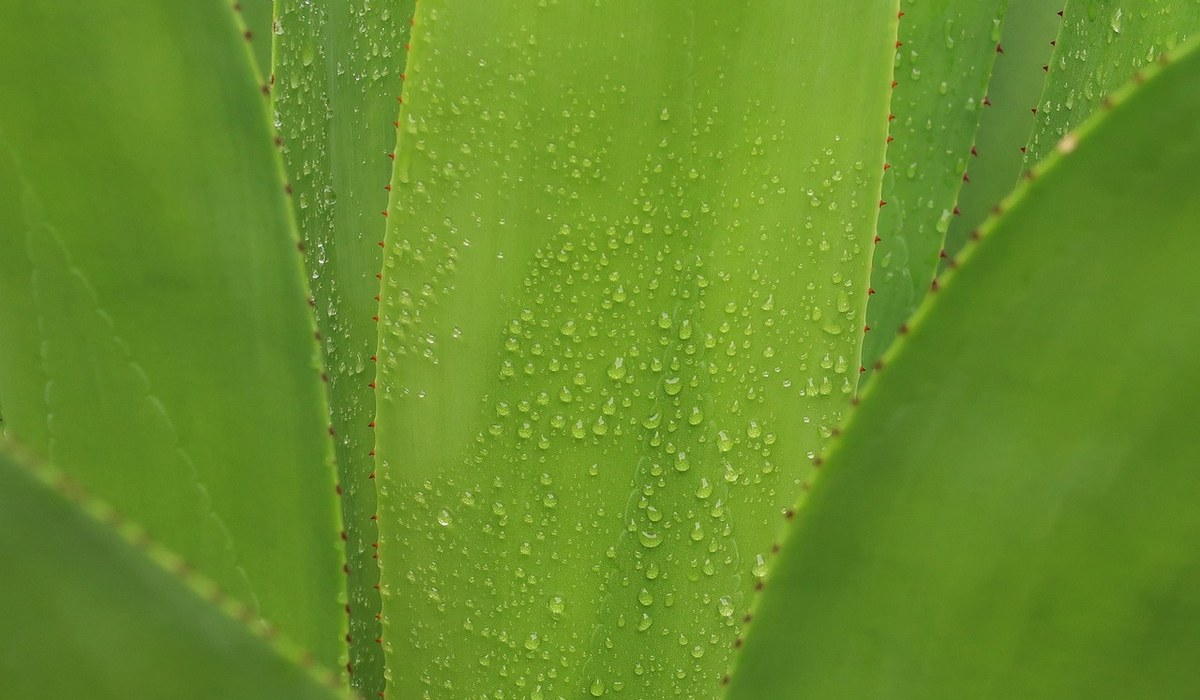
#> input picture mgid/geozo_site/assets/aloe-care.jpg, 1200 x 700 px
$ python -i aray_campaigns.py   (imports and definitions only)
#> lines starting #> are read from the running program, lines starting #| are printed output that depends on the picture; after the words box and inside, x2 and y2 are one past the last pixel; in counts of white or black regions, pixels touching at a corner belong together
"""The nine Aray offers of the weekly top (19-25.10.2026) on the second account (26.10): paused CPA tune campaigns, one teaser per campaign
where the lander is not a fabrication.

    MGID_ACCOUNT=second ARAY_CARDS=<aray_cards.json> python3 aray_campaigns.py                    # plan: what exists, what is missing, writes nothing
    ... python3 aray_campaigns.py --creatives <dir> --thumbs <dir>   # 1200x800 images of the teasers from the Aray product shots (Pillow), written to <dir>
    ... python3 aray_campaigns.py --campaigns                        # creates the missing campaigns (paused, auto-launch off), reads each one back
    ... python3 aray_campaigns.py --teasers <dir>                    # uploads the images (vault service pixeldrain) and adds ONE teaser per eligible campaign
    ... python3 aray_campaigns.py --status
    ... python3 aray_campaigns.py --launch 4047 --target 4.0         # starts ONE campaign: delivery regions and target first (read back), the start last

Owner, 26.10: «Все 9, нужен запрос» (after the dossier of the Aray top). Per campaign: `product`, `targetCpa` $0.05 (the owner's figure for nutra, 23.10: «Ставки по 5 центов за
cpa tune»), goal `aray_lead` 1278025 (a raw lead; `aray_buy` 1278024 is the confirmation) with the lead value = payout x the approval of the week, country and Spanish, $20 a day, paused,
auto-launch off. The link of the teaser is the Aray tracking link of the offer card (token inside, read from ARAY_CARDS, never stored here) with the chosen lander `al`, `ap=-1`
(«No prelanding», tested 26.10: without it the account's saved pre-lander is used) and the labels `subid={click_id}`, `subacc={widget_id}`, `subacc2={teaser_id}`.

Teasers only where the lander makes no invented people or studies (owner's line of 23.10): the four offers whose only landers are fabrications get the campaign and no teaser (`no_teaser`
in data/aray-offers.json says why). Each teaser goes to moderation the moment it is created; the add limit (`LS_TEASER_ADD_LIMIT_ERROR`) stops the round.
"""
import argparse
import base64
import json
import os
import sys
import time
import urllib.parse
import urllib.request
from datetime import datetime, timezone
from pathlib import Path

HERE = Path(__file__).resolve().parent
sys.path.insert(0, str(HERE))

import mgid_geo_copies as cp  # noqa: E402
from mgid_api import CID1, CID2, V1, V2, call, pause, v2_campaigns  # noqa: E402

# [1 line that did not run here, left out]
LEDGER = HERE / "data" / "aray-created.json"
MACROS = "&subid={click_id}&subacc={widget_id}&subacc2={teaser_id}"


def ev(o):
    """Expected pay of one raw lead: payout x the approval of the week, in dollars."""
    return round(o["payout"] * o["approve"] / 100.0, 2)


def name(o):
    return f"{o['geo']} | {o['product']} (Aray {o['aray_id']}) | CPA tune"


# [19 lines left out: functions body, link, not called in this run]


def load_ledger():
    return json.loads(LEDGER.read_text()) if LEDGER.exists() else {}


def save_ledger(d):
    LEDGER.write_text(json.dumps(d, indent=1, sort_keys=True))


# [4 lines left out: function campaign_ids, not called in this run]


def creative(src, out):
    """1200x800 JPEG: the product shot without its plain margins, centred on its own background colour, no text, no people."""
#> called with src = 'geozo_site/assets/aloe-care.jpg', out = 'out.png'
    from PIL import Image
    im = Image.open(src).convert("RGBA")
    flat = Image.new("RGBA", im.size, (255, 255, 255, 255))
#> flat: PIL image 1200x700 RGBA; every value is 255
    flat.alpha_composite(im)
    im = flat.convert("RGB")
#> im is the input picture: PIL image 1200x700 RGB; mean R, G, B 102.8, 141.8, 40.2
    bgc = im.getpixel((2, 2))
#> bgc = (93, 134, 28)
    diff = Image.new("L", im.size, 0)
#> diff: PIL image 1200x700 L; every value is 0
    px, dp = im.load(), diff.load()
    for y in range(im.size[1]):
        for x in range(im.size[0]):
            p = px[x, y]
            if max(abs(p[0] - bgc[0]), abs(p[1] - bgc[1]), abs(p[2] - bgc[2])) > 14:
                dp[x, y] = 255
    box = diff.getbbox() or (0, 0) + im.size
#> box = (0, 0, 1200, 700)
    pad = 12
    box = (max(0, box[0] - pad), max(0, box[1] - pad), min(im.size[0], box[2] + pad), min(im.size[1], box[3] + pad))
    prod = im.crop(box)
    k = min(1000 / prod.size[0], 720 / prod.size[1], 2.0)
#> k = 0.833
    prod = prod.resize((max(1, int(prod.size[0] * k)), max(1, int(prod.size[1] * k))), Image.LANCZOS)
    canvas = Image.new("RGB", (1200, 800), bgc)
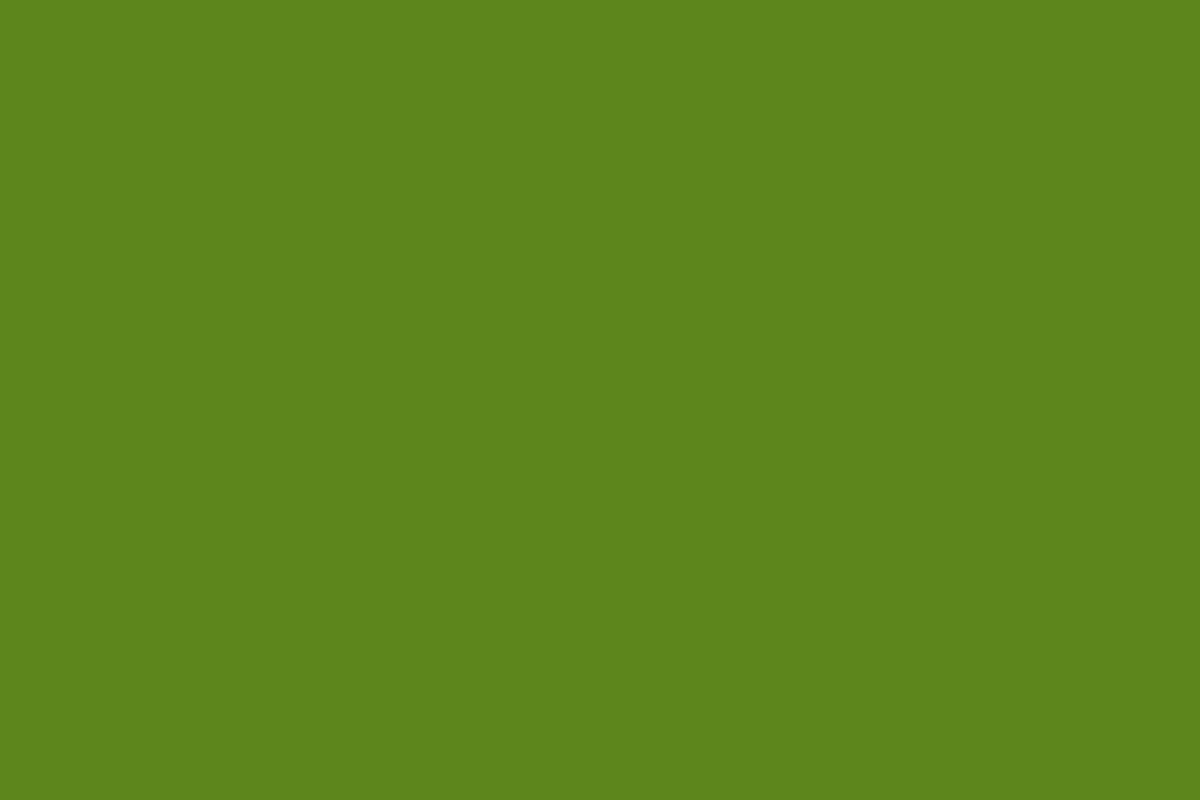
#> canvas: PIL image 1200x800 RGB; mean R, G, B 93, 134, 28
    # feathered edges: soft shadows of a product shot would otherwise show as a rectangle on the flat background
    from PIL import ImageDraw, ImageFilter
    mask = Image.new("L", prod.size, 0)
#> mask: PIL image 1000x583 L; every value is 0
    ImageDraw.Draw(mask).rectangle((36, 36, prod.size[0] - 37, prod.size[1] - 37), fill=255)
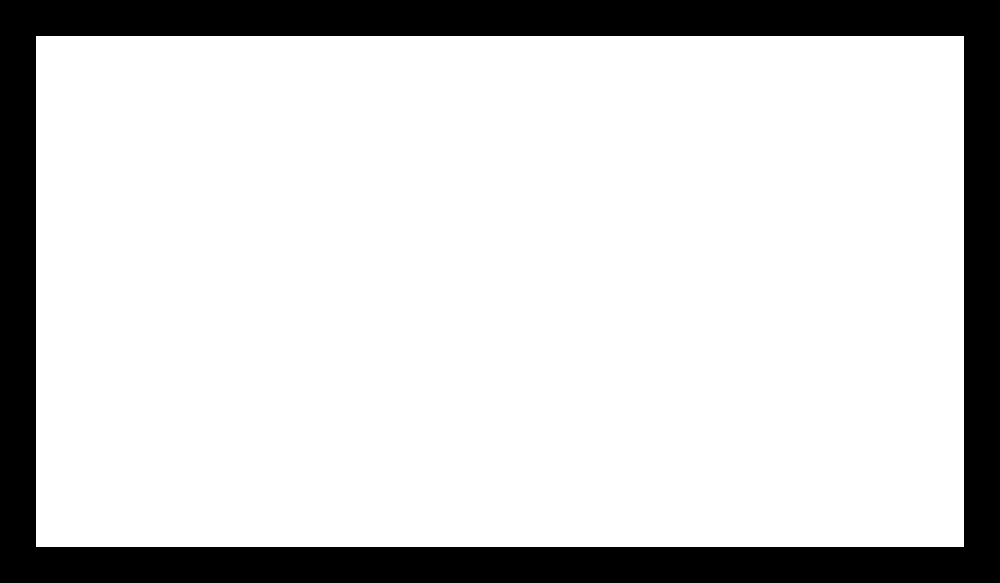
#> mask: PIL image 1000x583 L; 81.3% white; 1 black region, box (x1, y1, x2, y2) and area: (0, 0, 1000, 583) 108792
    mask = mask.filter(ImageFilter.GaussianBlur(18))
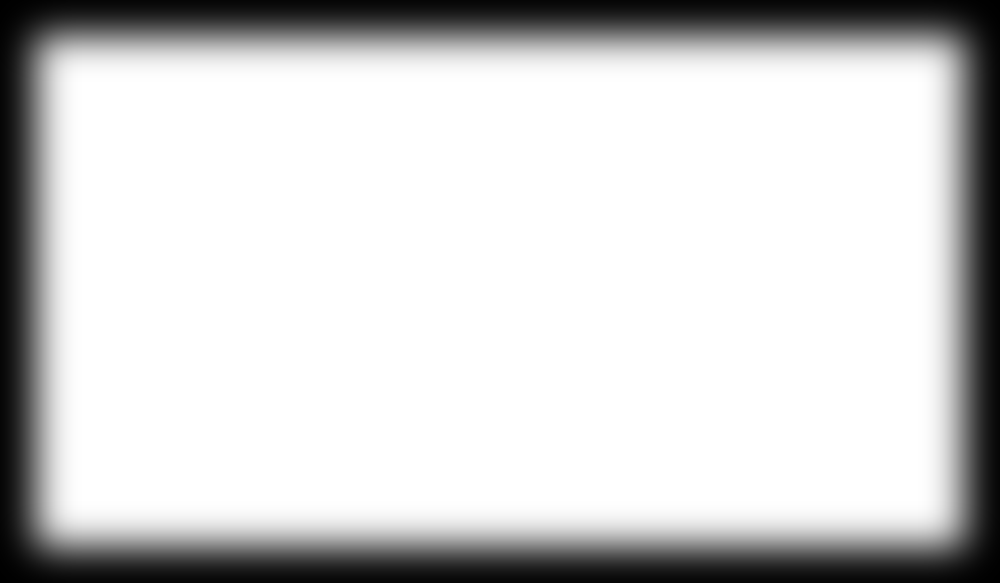
#> mask: PIL image 1000x583 L; min 0, max 255, mean 207.3
    canvas.paste(prod, ((1200 - prod.size[0]) // 2, (800 - prod.size[1]) // 2), mask)
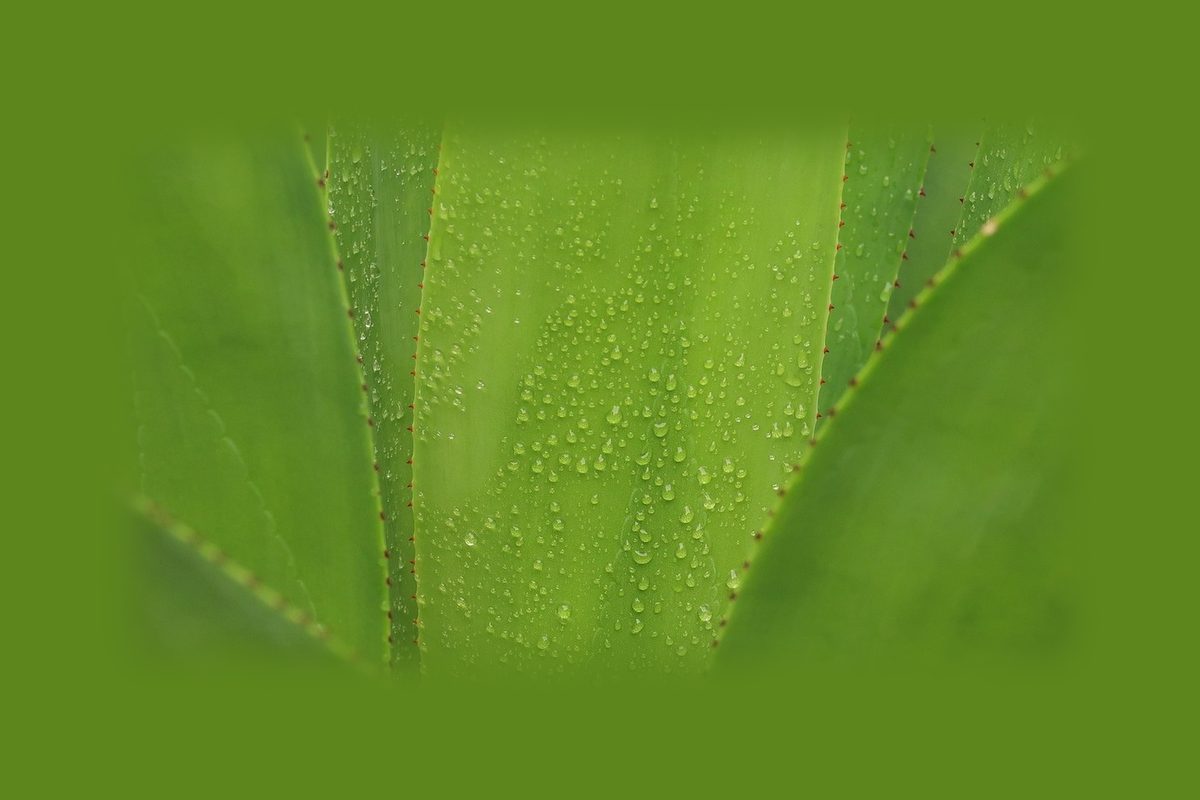
#> canvas: PIL image 1200x800 RGB; mean R, G, B 98.4, 138.5, 34.2
    canvas.save(out, "JPEG", quality=90)
    return out


# [91 lines left out: functions pixeldrain_upload, plan, make_campaigns, make_teasers, not called in this run]


READ_BACK_TRIES = 12
READ_BACK_WAIT = 5.0


# [98 lines left out: functions read_back, launch, status, main, not called in this run]


# [2 lines not run here, left out]

>>> result = creative('geozo_site/assets/aloe-care.jpg', 'out.png')
